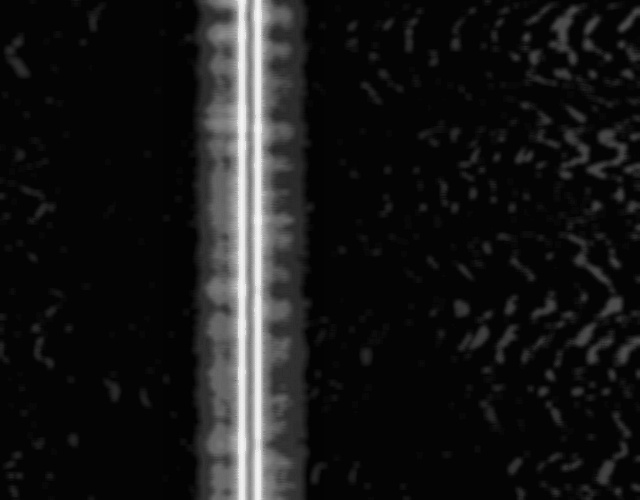
#> input picture web/downloaded_sonar_images/bg_1693569219.799_x1000.jpg, 640 x 500 px
$ python -i priority.py   (imports and definitions only)   (older library calls are emulated)
#> lines starting #> are read from the running program, lines starting #| are printed output that depends on the picture
#> further down, picture is the input picture: shape (500, 640); min 1, max 250, mean 24.2
"""Progressive, priority-first sonar imagery, transported over fixed 64-byte frames.

Three distinct application-layer payloads are sent in sequence:
  1. compact region-of-interest metadata (not a semantic recognition guarantee),
  2. a low-resolution grayscale JPEG covering the entire scene,
  3. small JPEG crops from higher-detail, high-interest regions.

Each payload is actually framed, CRC-checked, reassembled and decoded. The original
file is deliberately NOT included: /api/lossless remains the optional bit-exact
follow-up transfer. Airtime is an estimate and does not simulate acoustic hardware.
"""
from __future__ import annotations

import base64
import hashlib
import math
import struct
import time
from dataclasses import dataclass

import cv2
import numpy as np

from . import file_transport as ft
from .comparison import compare, with_metadata

# Stage payloads have compact binary headers so the wire-size estimates include
# every fact needed by a receiver to reconstruct the preview.
META_MAGIC = b"HDP1"
META_HEAD = struct.Struct(">4sHHBB")  # marker, source width, height, count, trained flag
BOX = struct.Struct(">HHHHBB")        # x0, y0, x1, y1, score, class id (255=unknown)
OVERVIEW_HEAD = struct.Struct(">4sHH")
PATCH_HEAD = struct.Struct(">4sBHHHH") # marker, ROI index, x0 y0 width height
MAX_ROIS = 2


class PriorityError(ValueError):
    pass


@dataclass
class Region:
    x0: int
    y0: int
    x1: int
    y1: int
    score: int
    class_id: int = 255

    def as_dict(self):
        return {"box": [self.x0, self.y0, self.x1, self.y1],
                "score": self.score, "class_id": None if self.class_id == 255 else self.class_id}


def _shape_score(grey: np.ndarray) -> np.ndarray:
    """Untrained gradient+local-contrast saliency. Not a learned classifier."""
    sm = cv2.GaussianBlur(grey, (5, 5), 0)
    gx = cv2.Sobel(sm, cv2.CV_32F, 1, 0, ksize=3)
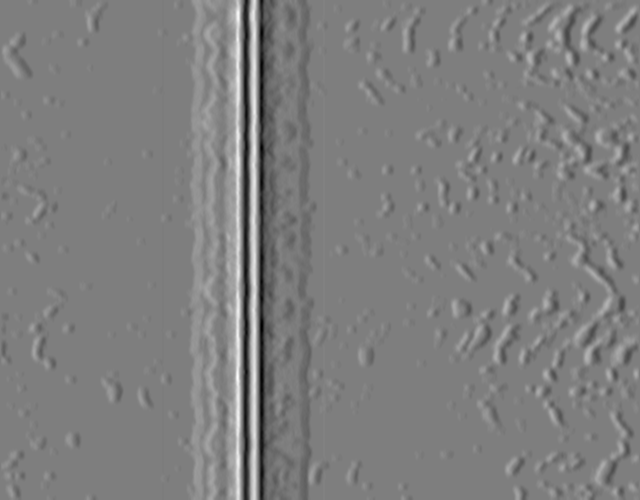
#> gx: shape (500, 640) float32; min -216, max 218, mean 0.1; drawn with min black and max white
    gy = cv2.Sobel(sm, cv2.CV_32F, 0, 1, ksize=3)
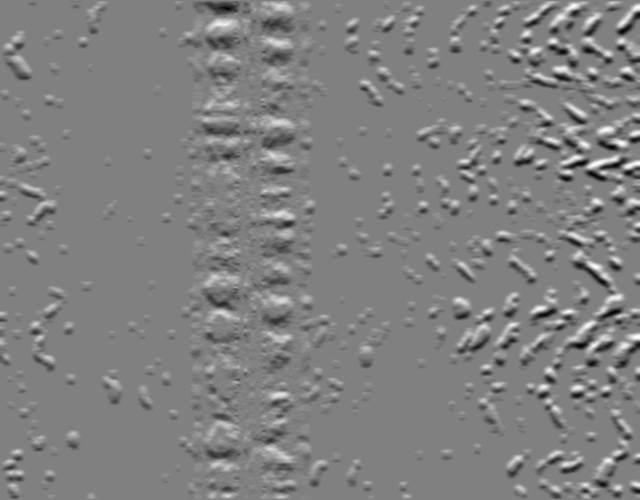
#> gy: shape (500, 640) float32; min -89, max 87, mean 0; drawn with min black and max white
    edge = cv2.magnitude(gx, gy)
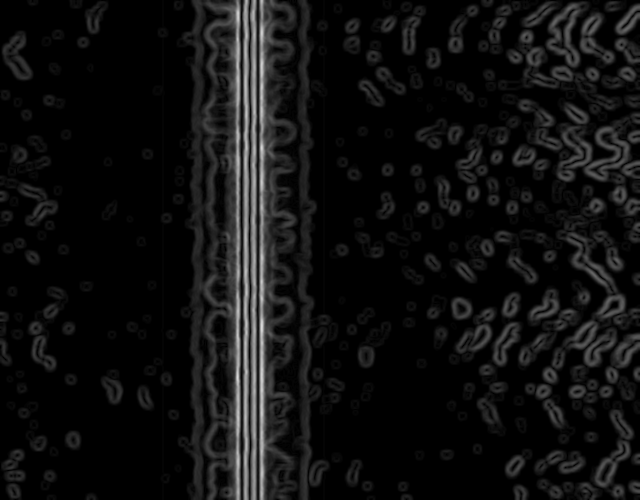
#> edge: shape (500, 640) float32; min 0, max 218, mean 16.4
    mean = cv2.GaussianBlur(sm.astype(np.float32), (0, 0), 13)
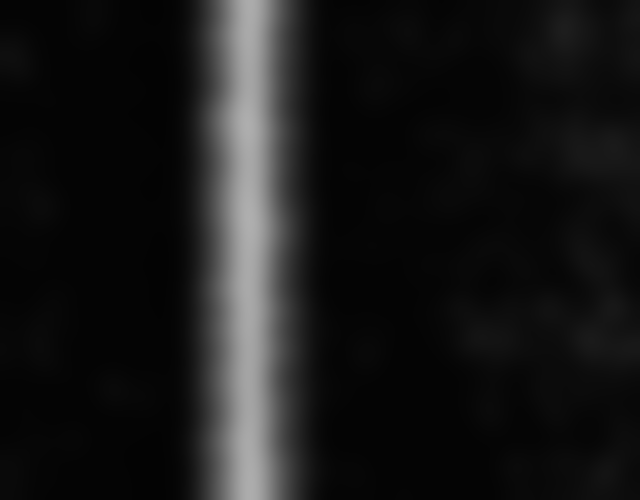
#> mean: shape (500, 640) float32; min 3.72, max 175.1, mean 24.2
    contrast = np.abs(sm.astype(np.float32) - mean)
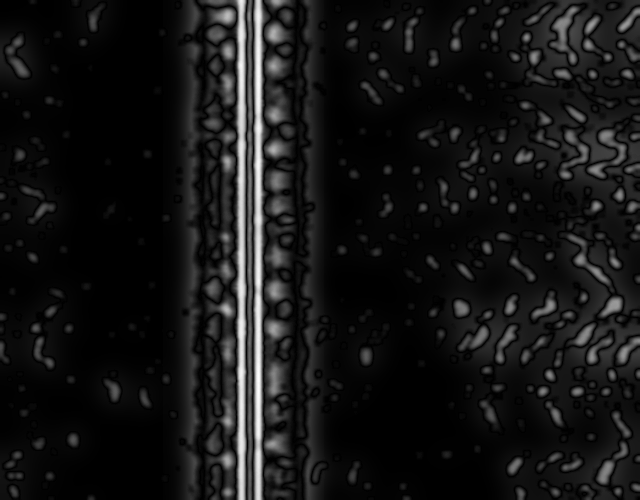
#> contrast: shape (500, 640) float32; min 6.68e-06, max 83.92, mean 7.2; drawn with min black and max white
    return edge * .7 + contrast * .3
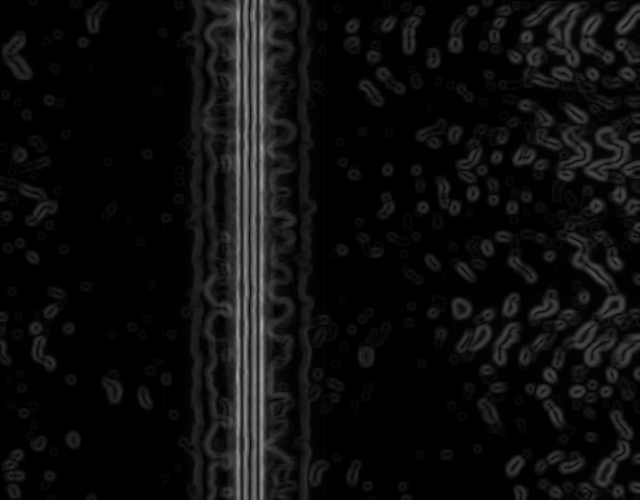
#> returned value: shape (500, 640) float32; min 2e-06, max 163.5, mean 13.6


# [252 lines left out: functions saliency_regions, metadata_pack, metadata_unpack, _imencode_jpeg, _imdecode_jpeg, _transport and 4 more, not called in this run]

>>> import cv2
>>> picture = cv2.imread('../web/downloaded_sonar_images/bg_1693569219.799_x1000.jpg', cv2.IMREAD_GRAYSCALE)
>>> result = _shape_score(picture)

$ run again, on web/downloaded_sonar_images/pipe_1693569376.780_x1500.jpg
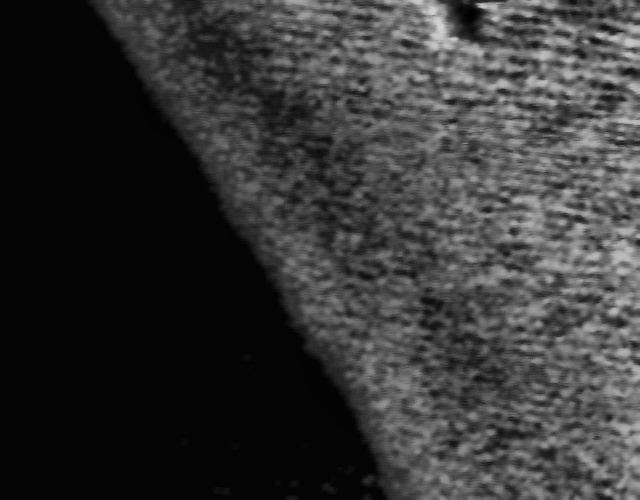
#> input picture web/downloaded_sonar_images/pipe_1693569376.780_x1500.jpg, 640 x 500 px
#> picture is the input picture: shape (500, 640); min 0, max 215, mean 53.3
#> in _shape_score, `gy = cv2.Sobel(sm, cv2.CV_32F, 0, 1, ksize=3)`:
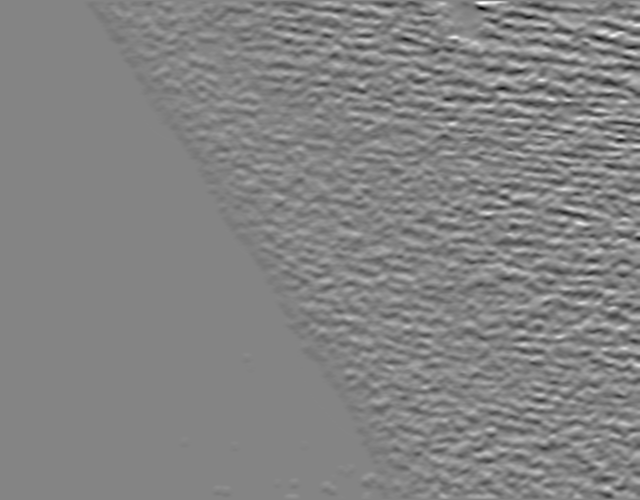
#> gy: shape (500, 640) float32; min -350, max 326, mean -0.6; drawn with min black and max white
#> in _shape_score, `contrast = np.abs(sm.astype(np.float32) - mean)`:
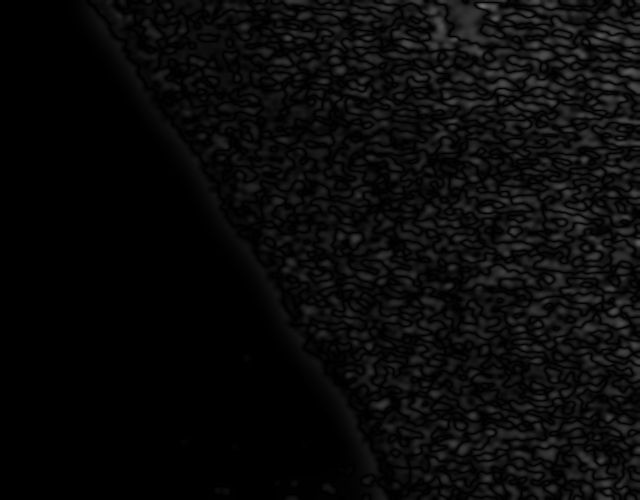
#> contrast: shape (500, 640) float32; min 0, max 108.1, mean 10.3
